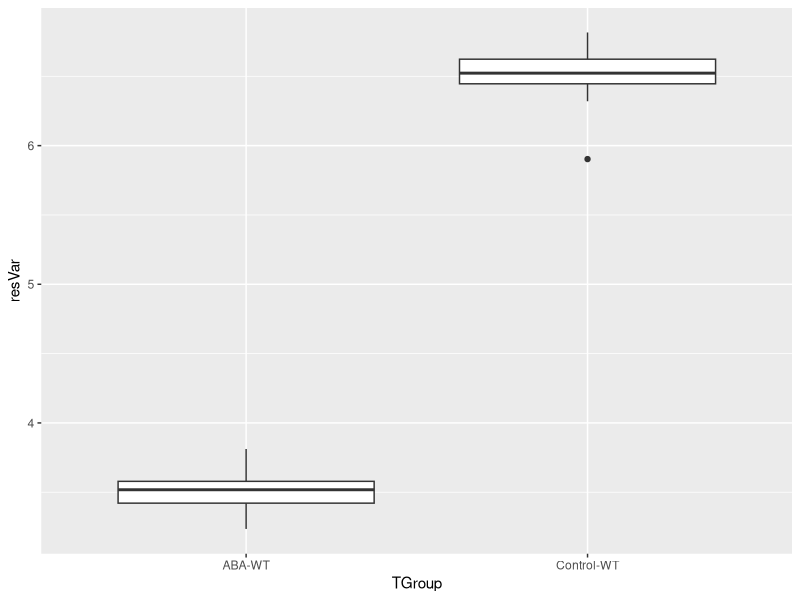
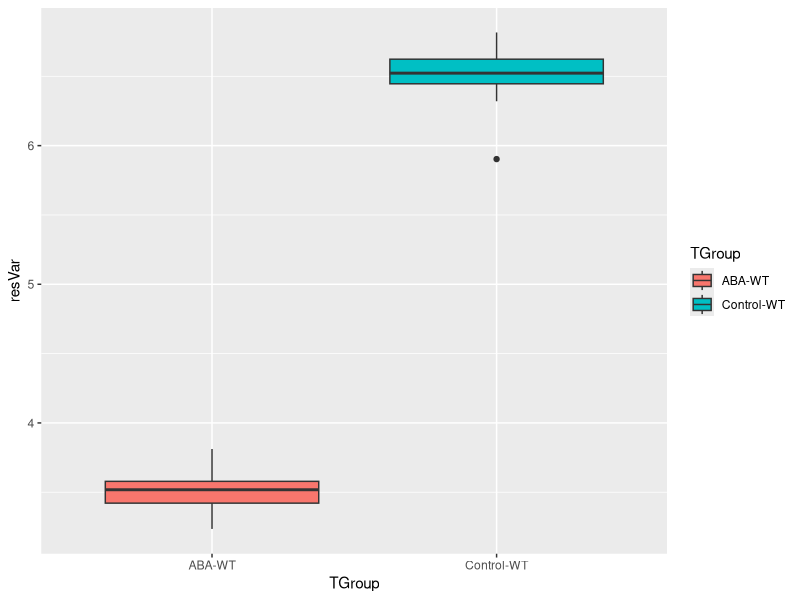
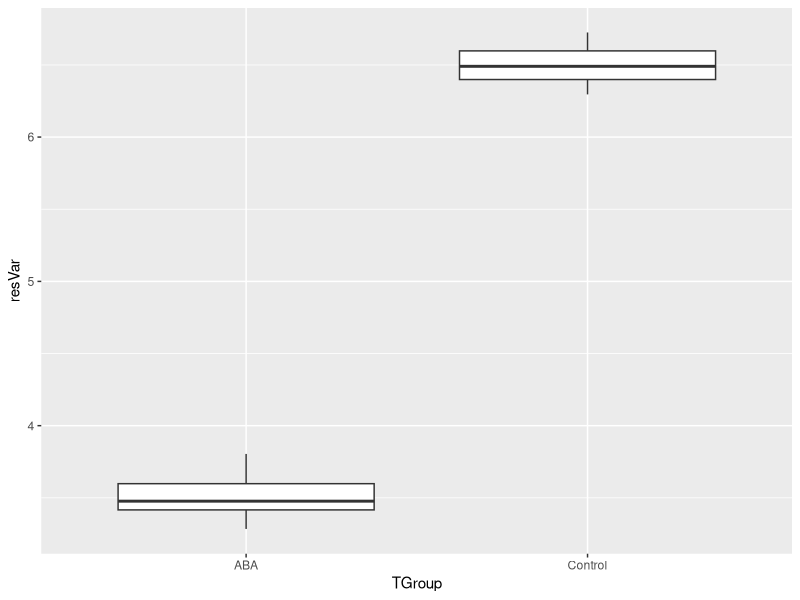
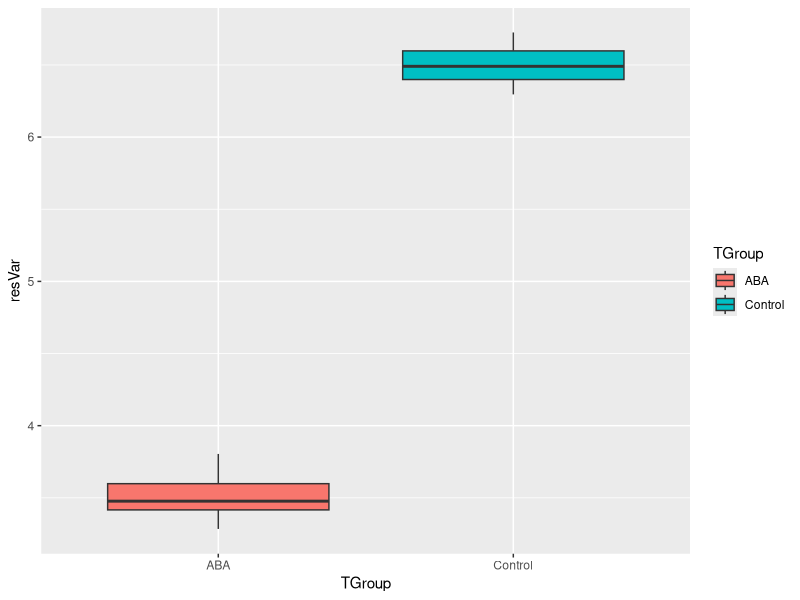
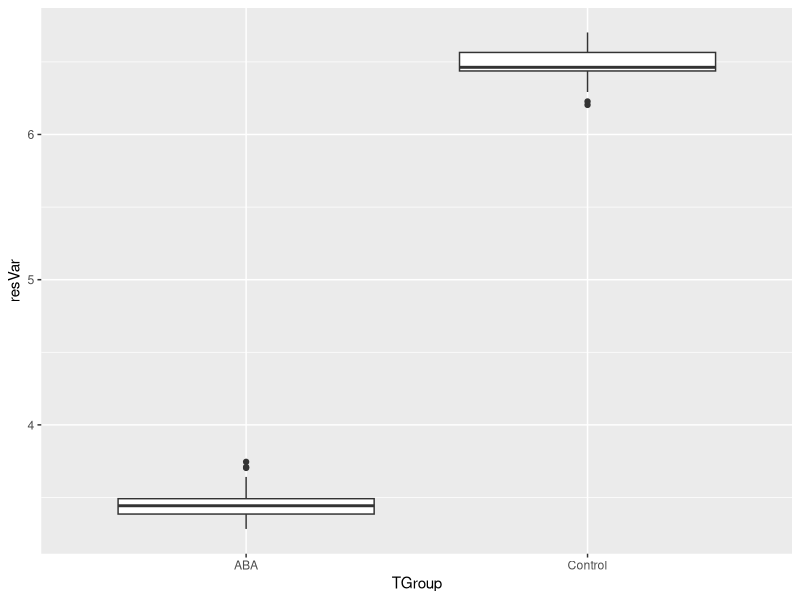
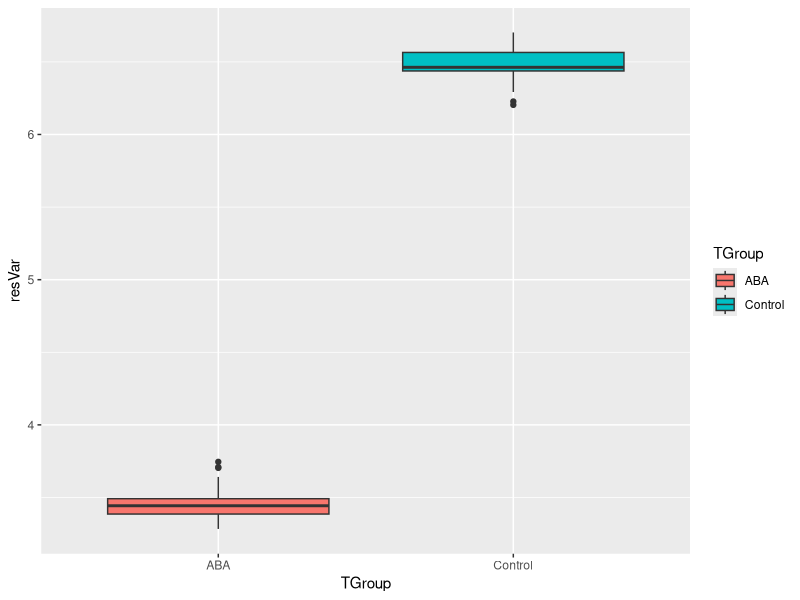
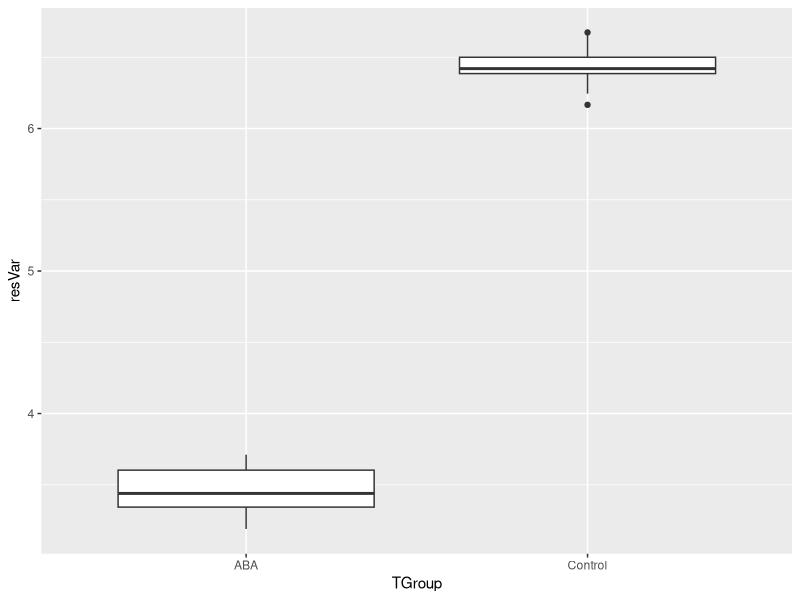
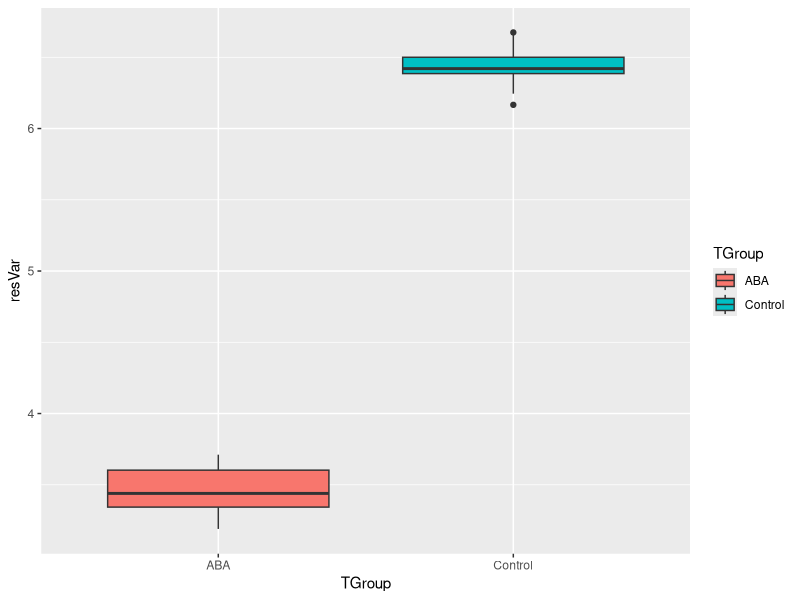

Reproduce these figures in R, in order.
## ---- chunk 1
knitr::opts_chunk$set(echo = TRUE)
## ---- chunk 2
#Loading  ggplot2

  library(ggplot2)

#Number of treatment groups 
  nGroup <- 2

#Name of Groups 
  nName <- c("Control-WT", "ABA-WT" )
  
#Number of Observations in each group
  nSize <- c(30, 30)
  
#Mean of each group
  nMean <- c(6.5, 3.5)
  
#Standard Deviation of each group
  nSD <- c(0.125, 0.125)
  
#ID vector for each row
  
  ID <- 1:(sum(nSize))
  resVar <- c(rnorm(n=nSize[1], mean=nMean[1], sd=nSD[1]),
              rnorm(n=nSize[2], mean=nMean[2], sd=nSD[2])) 
             
  TGroup <- rep(nName, nSize)
  ANOdata <- data.frame(ID,TGroup,resVar)
  str(ANOdata)
  
#Plotting ANOVA data
  
  ANOplot <- ggplot(data=ANOdata,aes(x=TGroup, y=resVar, FILL=TGroup)) + 
             geom_boxplot()
  print(ANOplot)

#Modeling ANOVA data

  ANOmodel <- aov(resVar~TGroup, data = ANOdata)
  print(ANOmodel)
  print(summary(ANOmodel))
  z <- summary(ANOmodel)
  aggregate(resVar~TGroup,data=ANOdata,FUN = mean)
  #unlist(z)
  #z
  #unlist(z)[7]
  ANOsum <- list(Fval = unlist(z)[7], 
                 probF = unlist(z)[9])
  ANOsum
  
#Basic ggplot of ANOVA data
  
  ANOPlot <- ggplot(data=ANOdata,
                    aes(x=TGroup,
                        y=resVar,
                        fill=TGroup)) +
           geom_boxplot()
  print(ANOPlot)
# ggsave(filename="Plot2.pdf",plot=ANOPlot,device="pdf")

## ---- chunk 3

#Run number 1 

#Loading  ggplot2

  library(ggplot2)

#Number of treatment groups 
  nGroup <- 2

#Name of Groups 
  nName <- c("Control", "ABA")
  
#Number of Observations in each group
  nSize <- c(30, 30)
  
#Mean of each group
  nMean <- c(6.5, 3.5)
  
#Standard Deviation of each group
  nSD <- c(0.125, 0.125)
  
#ID vector for each row
  
  ID <- 1:(sum(nSize))
  resVar <- c(rnorm(n=nSize[1], mean=nMean[1], sd=nSD[1]),
              rnorm(n=nSize[2], mean=nMean[2], sd=nSD[2]))
  TGroup <- rep(nName, nSize)
  ANOdata <- data.frame(ID,TGroup,resVar)
  str(ANOdata)
  
#Plotting ANOVA data
  
  ANOplot <- ggplot(data=ANOdata,aes(x=TGroup, y=resVar, FILL=TGroup)) + 
             geom_boxplot()
  print(ANOplot)

#Modeling ANOVA data

  ANOmodel <- aov(resVar~TGroup, data = ANOdata)
  print(ANOmodel)
  print(summary(ANOmodel))
  z <- summary(ANOmodel)
  str(z)
  
#Basic ggplot of ANOVA data
  
  ANOPlot <- ggplot(data=ANOdata,aes(x=TGroup,y=resVar,fill=TGroup)) +
           geom_boxplot()
  print(ANOPlot)
# ggsave(filename="Plot2.pdf",plot=ANOPlot,device="pdf")
  
## ---- chunk 4
  #Loading  ggplot2

  library(ggplot2)

#Number of treatment groups 
  nGroup <- 2

#Name of Groups 
  nName <- c("Control", "ABA")
  
#Number of Observations in each group
  nSize <- c(30, 30)
  
#Mean of each group
  nMean <- c(6.5, 3.5)
  
#Standard Deviation of each group
  nSD <- c(0.125, 0.125)
  
#ID vector for each row
  
  ID <- 1:(sum(nSize))
  resVar <- c(rnorm(n=nSize[1], mean=nMean[1], sd=nSD[1]),
              rnorm(n=nSize[2], mean=nMean[2], sd=nSD[2]))
  TGroup <- rep(nName, nSize)
  ANOdata <- data.frame(ID,TGroup,resVar)
  str(ANOdata)
  
#Plotting ANOVA data
  
  ANOplot <- ggplot(data=ANOdata,aes(x=TGroup, y=resVar, FILL=TGroup)) + 
             geom_boxplot()
  print(ANOplot)

#Modeling ANOVA data

  ANOmodel <- aov(resVar~TGroup, data = ANOdata)
  print(ANOmodel)
  print(summary(ANOmodel))
  z <- summary(ANOmodel)
  str(z)
  
#Basic ggplot of ANOVA data
  
  ANOPlot <- ggplot(data=ANOdata,aes(x=TGroup,y=resVar,fill=TGroup)) +
           geom_boxplot()
  print(ANOPlot)
# ggsave(filename="Plot2.pdf",plot=ANOPlot,device="pdf")

## ---- chunk 5

  #Loading  ggplot2

  library(ggplot2)

#Number of treatment groups 
  nGroup <- 2

#Name of Groups 
  nName <- c("Control", "ABA")
  
#Number of Observations in each group
  nSize <- c(30, 30)
  
#Mean of each group
  nMean <- c(6.5, 3.5)
  
#Standard Deviation of each group
  nSD <- c(0.125, 0.125)
  
#ID vector for each row
  
  ID <- 1:(sum(nSize))
  resVar <- c(rnorm(n=nSize[1], mean=nMean[1], sd=nSD[1]),
              rnorm(n=nSize[2], mean=nMean[2], sd=nSD[2]))
  TGroup <- rep(nName, nSize)
  ANOdata <- data.frame(ID,TGroup,resVar)
  str(ANOdata)
  
#Plotting ANOVA data
  
  ANOplot <- ggplot(data=ANOdata,aes(x=TGroup, y=resVar, FILL=TGroup)) + 
             geom_boxplot()
  print(ANOplot)

#Modeling ANOVA data

  ANOmodel <- aov(resVar~TGroup, data = ANOdata)
  print(ANOmodel)
  print(summary(ANOmodel))
  z <- summary(ANOmodel)
  str(z)
  
#Basic ggplot of ANOVA data
  
  ANOPlot <- ggplot(data=ANOdata,aes(x=TGroup,y=resVar,fill=TGroup)) +
           geom_boxplot()
  print(ANOPlot)
# ggsave(filename="Plot2.pdf",plot=ANOPlot,device="pdf")

## ---- chunk 6

#Loading  ggplot2

  library(ggplot2)

#Number of treatment groups 
  nGroup <- 2

#Name of Groups 
  nName <- c("Control", "ABA")
  
#Number of Observations in each group
  nSize <- c(30, 30)
  
#Mean of each group
  nMean <- c(6.5, 5.5)
  
#Standard Deviation of each group
  nSD <- c(0.125, 0.125)
  
#ID vector for each row
  
  ID <- 1:(sum(nSize))
  resVar <- c(rnorm(n=nSize[1], mean=nMean[1], sd=nSD[1]),
              rnorm(n=nSize[2], mean=nMean[2], sd=nSD[2]))
  TGroup <- rep(nName, nSize)
  ANOdata <- data.frame(ID,TGroup,resVar)
  str(ANOdata)
  
#Plotting ANOVA data
  
  ANOplot <- ggplot(data=ANOdata,aes(x=TGroup, y=resVar, FILL=TGroup)) + 
             geom_boxplot()
  print(ANOplot)

#Modeling ANOVA data

  ANOmodel <- aov(resVar~TGroup, data = ANOdata)
  print(ANOmodel)
  print(summary(ANOmodel))
  z <- summary(ANOmodel)
  str(z)
  
#Basic ggplot of ANOVA data
  
  ANOPlot <- ggplot(data=ANOdata,aes(x=TGroup,y=resVar,fill=TGroup)) +
           geom_boxplot()
  print(ANOPlot)
# ggsave(filename="Plot2.pdf",plot=ANOPlot,device="pdf")

## ---- chunk 7

#Loading  ggplot2

  library(ggplot2)

#Number of treatment groups 
  nGroup <- 2

#Name of Groups 
  nName <- c("Control", "ABA")
  
#Number of Observations in each group
  nSize <- c(30, 30)
  
#Mean of each group
  nMean <- c(6.5, 6)
  
#Standard Deviation of each group
  nSD <- c(0.125, 0.125)
  
#ID vector for each row
  
  ID <- 1:(sum(nSize))
  resVar <- c(rnorm(n=nSize[1], mean=nMean[1], sd=nSD[1]),
              rnorm(n=nSize[2], mean=nMean[2], sd=nSD[2]))
  TGroup <- rep(nName, nSize)
  ANOdata <- data.frame(ID,TGroup,resVar)
  str(ANOdata)
  
#Plotting ANOVA data
  
  ANOplot <- ggplot(data=ANOdata,aes(x=TGroup, y=resVar, FILL=TGroup)) + 
             geom_boxplot()
  print(ANOplot)

#Modeling ANOVA data

  ANOmodel <- aov(resVar~TGroup, data = ANOdata)
  print(ANOmodel)
  print(summary(ANOmodel))
  z <- summary(ANOmodel)
  str(z)
  
#Basic ggplot of ANOVA data
  
  ANOPlot <- ggplot(data=ANOdata,aes(x=TGroup,y=resVar,fill=TGroup)) +
           geom_boxplot()
  print(ANOPlot)
# ggsave(filename="Plot2.pdf",plot=ANOPlot,device="pdf")





## ---- chunk 8

#Loading  ggplot2

  library(ggplot2)

#Number of treatment groups 
  nGroup <- 2

#Name of Groups 
  nName <- c("Control", "ABA")
  
#Number of Observations in each group
  nSize <- c(30, 30)
  
#Mean of each group
  nMean <- c(6.5, 6.45)
  
#Standard Deviation of each group
  nSD <- c(0.125, 0.125)
  
#ID vector for each row
  
  ID <- 1:(sum(nSize))
  resVar <- c(rnorm(n=nSize[1], mean=nMean[1], sd=nSD[1]),
              rnorm(n=nSize[2], mean=nMean[2], sd=nSD[2]))
  TGroup <- rep(nName, nSize)
  ANOdata <- data.frame(ID,TGroup,resVar)
  str(ANOdata)
  
#Plotting ANOVA data
  
  ANOplot <- ggplot(data=ANOdata,aes(x=TGroup, y=resVar, FILL=TGroup)) + 
             geom_boxplot()
  print(ANOplot)

#Modeling ANOVA data

  ANOmodel <- aov(resVar~TGroup, data = ANOdata)
  print(ANOmodel)
  print(summary(ANOmodel))
  z <- summary(ANOmodel)
  str(z)
  
#Basic ggplot of ANOVA data
  
  ANOPlot <- ggplot(data=ANOdata,aes(x=TGroup,y=resVar,fill=TGroup)) +
           geom_boxplot()
  print(ANOPlot)
# ggsave(filename="Plot2.pdf",plot=ANOPlot,device="pdf")





## ---- chunk 9

#Loading  ggplot2

  library(ggplot2)

#Number of treatment groups 
  nGroup <- 2

#Name of Groups 
  nName <- c("Control", "ABA")
  
#Number of Observations in each group
  nSize <- c(30, 30)
  
#Mean of each group
  nMean <- c(6.5, 6.44)
  
#Standard Deviation of each group
  nSD <- c(0.125, 0.125)
  
#ID vector for each row
  
  ID <- 1:(sum(nSize))
  resVar <- c(rnorm(n=nSize[1], mean=nMean[1], sd=nSD[1]),
              rnorm(n=nSize[2], mean=nMean[2], sd=nSD[2]))
  TGroup <- rep(nName, nSize)
  ANOdata <- data.frame(ID,TGroup,resVar)
  str(ANOdata)
  
#Plotting ANOVA data
  
  ANOplot <- ggplot(data=ANOdata,aes(x=TGroup, y=resVar, FILL=TGroup)) + 
             geom_boxplot()
  print(ANOplot)

#Modeling ANOVA data

  ANOmodel <- aov(resVar~TGroup, data = ANOdata)
  print(ANOmodel)
  print(summary(ANOmodel))
  z <- summary(ANOmodel)
  str(z)
  
#Basic ggplot of ANOVA data
  
  ANOPlot <- ggplot(data=ANOdata,aes(x=TGroup,y=resVar,fill=TGroup)) +
           geom_boxplot()
  print(ANOPlot)
# ggsave(filename="Plot2.pdf",plot=ANOPlot,device="pdf")





## ---- chunk 10

#Loading  ggplot2

  library(ggplot2)

#Number of treatment groups 
  nGroup <- 2

#Name of Groups 
  nName <- c("Control", "ABA")
  
#Number of Observations in each group
  nSize <- c(50, 50)
  
#Mean of each group
  nMean <- c(6.5, 6.44)
  
#Standard Deviation of each group
  nSD <- c(0.125, 0.125)
  
#ID vector for each row
  
  ID <- 1:(sum(nSize))
  resVar <- c(rnorm(n=nSize[1], mean=nMean[1], sd=nSD[1]),
              rnorm(n=nSize[2], mean=nMean[2], sd=nSD[2]))
  TGroup <- rep(nName, nSize)
  ANOdata <- data.frame(ID,TGroup,resVar)
  str(ANOdata)
  
#Plotting ANOVA data
  
  ANOplot <- ggplot(data=ANOdata,aes(x=TGroup, y=resVar, FILL=TGroup)) + 
             geom_boxplot()
  print(ANOplot)

#Modeling ANOVA data

  ANOmodel <- aov(resVar~TGroup, data = ANOdata)
  print(ANOmodel)
  print(summary(ANOmodel))
  z <- summary(ANOmodel)
  str(z)
  
#Basic ggplot of ANOVA data
  
  ANOPlot <- ggplot(data=ANOdata,aes(x=TGroup,y=resVar,fill=TGroup)) +
           geom_boxplot()
  print(ANOPlot)
# ggsave(filename="Plot2.pdf",plot=ANOPlot,device="pdf")



## ---- chunk 11

#Loading  ggplot2

  library(ggplot2)

#Number of treatment groups 
  nGroup <- 2

#Name of Groups 
  nName <- c("Control", "ABA")
  
#Number of Observations in each group
  nSize <- c(40, 40)
  
#Mean of each group
  nMean <- c(6.5, 6.44)
  
#Standard Deviation of each group
  nSD <- c(0.125, 0.125)
  
#ID vector for each row
  
  ID <- 1:(sum(nSize))
  resVar <- c(rnorm(n=nSize[1], mean=nMean[1], sd=nSD[1]),
              rnorm(n=nSize[2], mean=nMean[2], sd=nSD[2]))
  TGroup <- rep(nName, nSize)
  ANOdata <- data.frame(ID,TGroup,resVar)
  str(ANOdata)
  
#Plotting ANOVA data
  
  ANOplot <- ggplot(data=ANOdata,aes(x=TGroup, y=resVar, FILL=TGroup)) + 
             geom_boxplot()
  print(ANOplot)

#Modeling ANOVA data

  ANOmodel <- aov(resVar~TGroup, data = ANOdata)
  print(ANOmodel)
  print(summary(ANOmodel))
  z <- summary(ANOmodel)
  str(z)
  
#Basic ggplot of ANOVA data
  
  ANOPlot <- ggplot(data=ANOdata,aes(x=TGroup,y=resVar,fill=TGroup)) +
           geom_boxplot()
  print(ANOPlot)
# ggsave(filename="Plot2.pdf",plot=ANOPlot,device="pdf")



## ---- chunk 12

#Loading  ggplot2

  library(ggplot2)

#Number of treatment groups 
  nGroup <- 2

#Name of Groups 
  nName <- c("Control", "ABA")
  
#Number of Observations in each group
  nSize <- c(35, 35)
  
#Mean of each group
  nMean <- c(6.5, 6.44)
  
#Standard Deviation of each group
  nSD <- c(0.125, 0.125)
  
#ID vector for each row
  
  ID <- 1:(sum(nSize))
  resVar <- c(rnorm(n=nSize[1], mean=nMean[1], sd=nSD[1]),
              rnorm(n=nSize[2], mean=nMean[2], sd=nSD[2]))
  TGroup <- rep(nName, nSize)
  ANOdata <- data.frame(ID,TGroup,resVar)
  str(ANOdata)
  
#Plotting ANOVA data
  
  ANOplot <- ggplot(data=ANOdata,aes(x=TGroup, y=resVar, FILL=TGroup)) + 
             geom_boxplot()
  print(ANOplot)

#Modeling ANOVA data

  ANOmodel <- aov(resVar~TGroup, data = ANOdata)
  print(ANOmodel)
  print(summary(ANOmodel))
  z <- summary(ANOmodel)
  str(z)
  
#Basic ggplot of ANOVA data
  
  ANOPlot <- ggplot(data=ANOdata,aes(x=TGroup,y=resVar,fill=TGroup)) +
           geom_boxplot()
  print(ANOPlot)
# ggsave(filename="Plot2.pdf",plot=ANOPlot,device="pdf")



## ---- chunk 13

#Loading  ggplot2

  library(ggplot2)

#Number of treatment groups 
  nGroup <- 2

#Name of Groups 
  nName <- c("Control", "ABA")
  
#Number of Observations in each group
  nSize <- c(37, 37)
  
#Mean of each group
  nMean <- c(6.5, 6.44)
  
#Standard Deviation of each group
  nSD <- c(0.125, 0.125)
  
#ID vector for each row
  
  ID <- 1:(sum(nSize))
  resVar <- c(rnorm(n=nSize[1], mean=nMean[1], sd=nSD[1]),
              rnorm(n=nSize[2], mean=nMean[2], sd=nSD[2]))
  TGroup <- rep(nName, nSize)
  ANOdata <- data.frame(ID,TGroup,resVar)
  str(ANOdata)
  
#Plotting ANOVA data
  
  ANOplot <- ggplot(data=ANOdata,aes(x=TGroup, y=resVar, FILL=TGroup)) + 
             geom_boxplot()
  print(ANOplot)

#Modeling ANOVA data

  ANOmodel <- aov(resVar~TGroup, data = ANOdata)
  print(ANOmodel)
  print(summary(ANOmodel))
  z <- summary(ANOmodel)
  str(z)
  
#Basic ggplot of ANOVA data
  
  ANOPlot <- ggplot(data=ANOdata,aes(x=TGroup,y=resVar,fill=TGroup)) +
           geom_boxplot()
  print(ANOPlot)
# ggsave(filename="Plot2.pdf",plot=ANOPlot,device="pdf")



## ---- chunk 14

#Loading  ggplot2

  library(ggplot2)

#Number of treatment groups 
  nGroup <- 2

#Name of Groups 
  nName <- c("Control", "ABA")
  
#Number of Observations in each group
  nSize <- c(36, 36)
  
#Mean of each group
  nMean <- c(6.5, 6.44)
  
#Standard Deviation of each group
  nSD <- c(0.125, 0.125)
  
#ID vector for each row
  
  ID <- 1:(sum(nSize))
  resVar <- c(rnorm(n=nSize[1], mean=nMean[1], sd=nSD[1]),
              rnorm(n=nSize[2], mean=nMean[2], sd=nSD[2]))
  TGroup <- rep(nName, nSize)
  ANOdata <- data.frame(ID,TGroup,resVar)
  str(ANOdata)
  
#Plotting ANOVA data
  
  ANOplot <- ggplot(data=ANOdata,aes(x=TGroup, y=resVar, FILL=TGroup)) + 
             geom_boxplot()
  print(ANOplot)

#Modeling ANOVA data

  ANOmodel <- aov(resVar~TGroup, data = ANOdata)
  print(ANOmodel)
  print(summary(ANOmodel))
  z <- summary(ANOmodel)
  str(z)
  
#Basic ggplot of ANOVA data
  
  ANOPlot <- ggplot(data=ANOdata,aes(x=TGroup,y=resVar,fill=TGroup)) +
           geom_boxplot()
  print(ANOPlot)
# ggsave(filename="Plot2.pdf",plot=ANOPlot,device="pdf")



## ---- chunk 15

#Loading  ggplot2

  library(ggplot2)

#Number of treatment groups 
  nGroup <- 2

#Name of Groups 
  nName <- c("Control", "ABA")
  
#Number of Observations in each group
  nSize <- c(37, 37)
  
#Mean of each group
  nMean <- c(6.5, 6.44)
  
#Standard Deviation of each group
  nSD <- c(0.125, 0.125)

#ID vector for each row
  
  ID <- 1:(sum(nSize))
  resVar <- c(rnorm(n=nSize[1], mean=nMean[1], sd=nSD[1]),
              rnorm(n=nSize[2], mean=nMean[2], sd=nSD[2]))
  TGroup <- rep(nName, nSize)
  ANOdata <- data.frame(ID,TGroup,resVar)
  str(ANOdata)
  
#Plotting ANOVA data
  
  ANOplot <- ggplot(data=ANOdata,aes(x=TGroup, y=resVar, FILL=TGroup)) + 
             geom_boxplot()
  print(ANOplot)

#Modeling ANOVA data

  ANOmodel <- aov(resVar~TGroup, data = ANOdata)
  print(ANOmodel)
  print(summary(ANOmodel))
  z <- summary(ANOmodel)
  str(z)
  
#Basic ggplot of ANOVA data
  
  ANOPlot <- ggplot(data=ANOdata,aes(x=TGroup,y=resVar,fill=TGroup)) +
           geom_boxplot()
  print(ANOPlot)
# ggsave(filename="Plot2.pdf",plot=ANOPlot,device="pdf")



## ---- chunk 16

#Loading  ggplot2

  library(ggplot2)

#Number of treatment groups 
  nGroup <- 2

#Name of Groups 
  nName <- c("Control", "ABA")
  
#Number of Observations in each group
  nSize <- c(37, 37)
  
#Mean of each group
  nMean <- c(6.5, 6.44)
  
#Standard Deviation of each group
  nSD <- c(0.125, 0.125)

#ID vector for each row
  
  ID <- 1:(sum(nSize))
  resVar <- c(rnorm(n=nSize[1], mean=nMean[1], sd=nSD[1]),
              rnorm(n=nSize[2], mean=nMean[2], sd=nSD[2]))
  TGroup <- rep(nName, nSize)
  ANOdata <- data.frame(ID,TGroup,resVar)
  str(ANOdata)
  
#Plotting ANOVA data
  
  ANOplot <- ggplot(data=ANOdata,aes(x=TGroup, y=resVar, FILL=TGroup)) + 
             geom_boxplot()
  print(ANOplot)

#Modeling ANOVA data

  ANOmodel <- aov(resVar~TGroup, data = ANOdata)
  print(ANOmodel)
  print(summary(ANOmodel))
  z <- summary(ANOmodel)
  str(z)
  
#Basic ggplot of ANOVA data
  
  ANOPlot <- ggplot(data=ANOdata,aes(x=TGroup,y=resVar,fill=TGroup)) +
           geom_boxplot()
  print(ANOPlot)
# ggsave(filename="Plot2.pdf",plot=ANOPlot,device="pdf")



## ---- chunk 17

#Loading  ggplot2

  library(ggplot2)

#Number of treatment groups 
  nGroup <- 2

#Name of Groups 
  nName <- c("Control", "ABA")
  
#Number of Observations in each group
  nSize <- c(37, 37)
  
#Mean of each group
  nMean <- c(6.5, 6.44)
  
#Standard Deviation of each group
  nSD <- c(0.125, 0.125)

#ID vector for each row
  
  ID <- 1:(sum(nSize))
  resVar <- c(rnorm(n=nSize[1], mean=nMean[1], sd=nSD[1]),
              rnorm(n=nSize[2], mean=nMean[2], sd=nSD[2]))
  TGroup <- rep(nName, nSize)
  ANOdata <- data.frame(ID,TGroup,resVar)
  str(ANOdata)
  
#Plotting ANOVA data
  
  ANOplot <- ggplot(data=ANOdata,aes(x=TGroup, y=resVar, FILL=TGroup)) + 
             geom_boxplot()
  print(ANOplot)

#Modeling ANOVA data

  ANOmodel <- aov(resVar~TGroup, data = ANOdata)
  print(ANOmodel)
  print(summary(ANOmodel))
  z <- summary(ANOmodel)
  str(z)
  
#Basic ggplot of ANOVA data
  
  ANOPlot <- ggplot(data=ANOdata,aes(x=TGroup,y=resVar,fill=TGroup)) +
           geom_boxplot()
  print(ANOPlot)
# ggsave(filename="Plot2.pdf",plot=ANOPlot,device="pdf")



